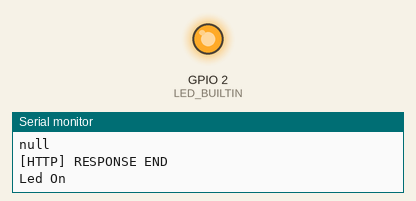
Simulated run of this sketch. Board: ESP8266 (NodeMCU). Shown: output pins drawn as LEDs (lit = HIGH, except the on-board LED, lit = LOW), the last lines printed to the serial monitor. WiFi joins after 1.5 s; servers stay silent unless stated; uploads are accepted with an empty reply; pins used as bus, display or sensor lines are not drawn.

Above: at 7.5 s.
At 28.7 s:
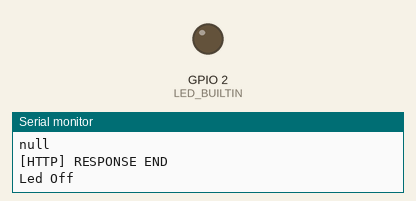
Timing chart, 0 to 30.2 s (numbered marks = the images above):
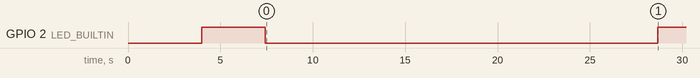

The sketch:

green-garden-pumps-controller.ino
```cpp
#include <ESP8266WiFi.h>
#include <ESP8266HTTPClient.h>
#include <WiFiClientSecure.h>
#include <ArduinoJson.h>


unsigned long currentMillis;

namespace timing
{
  // 1 second
  const long oneSecond = 1000;
  // five seconds
  const long fiveSeconds = oneSecond * 5;
  // seven seconds
  const long sevenSeconds = oneSecond * 7;
  // ten seconds
  const long tenSeconds = oneSecond * 10;
  // fiftenns seconds
  const long fifteenSeconds = oneSecond * 15;
  // twenty seconds
  const long twentySeconds = oneSecond * 20;
  // thirty seconds
  const long thirtySeconds = oneSecond * 30;
  // one minute
  const long oneMinute = oneSecond * 60;
  // one minute
  const long fiveMinutes = oneMinute * 5;
  // one minute
  const long thirtyMinutes = oneMinute * 30;
  // 60 minutes
  const long oneHour = oneMinute * 60;
  // 4 hours
  const long fourHours = oneHour * 4;
  // 6 hours
  const long sixHours = oneHour * 6;
  // 6hours
  const long eightHours = oneHour * 6;
  // 16 hours
  const long sixteenHours = oneHour * 16;
  // 18 hours
  const long eighteenHours = oneHour * 18;
  const long twentyFourHours = oneHour * 24;
  const long twentyThreeHoursFortyFiveMinutes = (oneHour * 24) + (oneMinute * 45);
  const long thirtySixHours = eighteenHours * 2;
  // pump start millis
  unsigned long pumpMillis = 0;

} // namespace timing

#define d0 16
#define d1 5
#define d2 4
#define d3 0
#define d4 2
#define d5 14
#define d6 12
#define d7 13
#define d8 15

namespace config
{
  const char *deviceId = "1";
  const char *ssid = "slowWiFi";
  const char *password = "BrynnVan";
  const char fingerprint[] = "679db33f787f1ea853143b8ce01dd76296774bdd";

  const int pump1 = d7;
  const int pump2 = d6;
  const int led = LED_BUILTIN;

  String hostApi = "https://192.168.86.28:32790/1";

  long pumpOnSeconds = timing::twentySeconds;
  long pumpOffSeconds = timing::twentyFourHours;

  long updateDelay = timing::thirtySeconds;
  long pumpDelay = timing::oneSecond;
  bool pumpStatus = false;
  bool ledStatus = false;

} // namespace config

void setupLed()
{
  pinMode(config::led, OUTPUT);
  ledOff();
}

void ledOn()
{
  digitalWrite(config::led, LOW);
  config::ledStatus = true;
}

void ledOff()
{
  digitalWrite(config::led, HIGH);
  config::ledStatus = false;
}

String pumpStatus(bool status)
{
  if (status)
  {
    return "on";
  }
  return "off";
}


bool shouldWater() {
    // wait for WiFi connection
  if ((WiFi.status() == WL_CONNECTED))
  {
    WiFiClientSecure client; //Declare object of class WiFiClient
    HTTPClient http;

    client.setFingerprint(config::fingerprint);
    Serial.print("[HTTP] begin...\n");
    http.useHTTP10(true);
    // configure traged server and url
    http.begin(client, config::hostApi); //HTTP

    http.addHeader("Content-Type", "application/json");

    Serial.print("[HTTP] GET BEGIN...\n");
    // start connection and send HTTP header and body
    int httpCode = http.GET();
    Serial.printf("[HTTP] GET... code: %d\n", httpCode);
    Serial.print("[HTTP] GET END\n");
    // file found at server
    if (httpCode == HTTP_CODE_OK)
    {
      DynamicJsonDocument resultDoc(2048);
      Serial.print("[HTTP] RESPONSE BEGIN\n");
      deserializeJson(resultDoc, http.getStream());
      String output;
      serializeJson(resultDoc, output);
      Serial.print(output);
      Serial.print("\n");
      Serial.print("[HTTP] RESPONSE END\n");
      http.end();
      return resultDoc["action"].as<bool>();
    }
  }
}

void sendMessage(String eventType, String sensorType, String data, String actionType)
{
  // wait for WiFi connection
  if ((WiFi.status() == WL_CONNECTED))
  {
    DynamicJsonDocument doc(2048);
    doc["status"] = data;

    String json;
    serializeJson(doc, json);

    WiFiClientSecure client; //Declare object of class WiFiClient
    HTTPClient http;

    client.setFingerprint(config::fingerprint);
    Serial.print("[HTTP] begin...\n");
    http.useHTTP10(true);
    // configure traged server and url
    http.begin(client, config::hostApi); //HTTP

    http.addHeader("Content-Type", "application/json");

    Serial.print("[HTTP] POST BEGIN...\n");
    Serial.print(json);
    Serial.print("\n");
    // start connection and send HTTP header and body
    int httpCode = http.POST(json);
    Serial.printf("[HTTP] POST... code: %d\n", httpCode);
    Serial.print("[HTTP] POST END\n");
    // file found at server
    if (httpCode == HTTP_CODE_OK)
    {
      DynamicJsonDocument resultDoc(2048);
      Serial.print("[HTTP] RESPONSE BEGIN\n");
      deserializeJson(resultDoc, http.getStream());
      String output;
      serializeJson(resultDoc, output);
      Serial.print(output);
      Serial.print("\n");
      Serial.print("[HTTP] RESPONSE END\n");
      http.end();
      bool action = resultDoc["action"].as<bool>();
      if (action)
      {
        String sensorType = resultDoc["sensorType"].as<String>();
        Serial.print("Sensor Type: ");
        Serial.print(sensorType);
        Serial.print("\n");
        String actionType = resultDoc["actionType"].as<String>();
        Serial.print("Action Type: ");
        Serial.print(actionType);
        Serial.print("\n");
        if (sensorType == "pump")
        {
          if (actionType == "on")
          {
          }
          if (actionType == "off")
          {
          }
          if (actionType == "pumponseconds")
          {
            int pumpOnSeconds = resultDoc["value"].as<int>() * timing::oneSecond;
            config::pumpOnSeconds = pumpOnSeconds;
            Serial.print("Updating pump on seconds to: ");
            Serial.print(config::pumpOnSeconds);
            Serial.print("\n");
          }
          if (actionType == "pumpoffseconds")
          {
            int pumpOffSeconds = resultDoc["value"].as<int>() * timing::oneSecond;
            config::pumpOffSeconds = pumpOffSeconds;
            Serial.print("Updating pump off seconds to: ");
            Serial.print(config::pumpOffSeconds);
            Serial.print("\n");
          }
        }
      }
    }
    else
    {
      Serial.printf("[HTTP] POST... failed, error: %s\n", http.errorToString(httpCode).c_str());
    }
  }
}
void pumpOn(int pump)
{
  digitalWrite(pump, LOW);
  config::pumpStatus = true;
  sendMessage("update", "pump", "Pump " + String(pump) + " turned on", pumpStatus(pump));
}

void pumpOff(int pump)
{
  digitalWrite(pump, HIGH);
  config::pumpStatus = false;
  sendMessage("update", "pump", "Pump " + String(pump) + " turned off", pumpStatus(pump));
}

void setupPump(int pump)
{
  pinMode(pump, OUTPUT);
  pumpOff(config::pump1);
}

void updatePumpMillis(int pump)
{
  timing::pumpMillis = currentMillis;
}

void checkPump(int pump)
{
  unsigned long pumpMillis = timing::pumpMillis;
  unsigned long pumpOnSeconds = config::pumpOnSeconds;
  unsigned long pumpOffSeconds = config::pumpOffSeconds;

  Serial.print("Pump Status: ");
  Serial.print(pumpStatus(config::pumpStatus));
  Serial.print(" - " + String(currentMillis) + " - " + String(pumpMillis) + " " + String(timing::twentyThreeHoursFortyFiveMinutes));
  Serial.print("\n");
  Serial.print("On Seconds: " + String(pumpOnSeconds) + " Off Seconds: " + String(pumpOffSeconds));
  Serial.print("\n");
  Serial.print(currentMillis - pumpMillis);
  Serial.print("\n");

  // Pump is on
  if (config::pumpStatus)
  {
    Serial.print("Pump is on");
    Serial.print("\n");
    if (currentMillis - pumpMillis >= pumpOnSeconds)
    {
      Serial.print("Pump is turning off");
      Serial.print("\n");
      pumpOff(pump);
      updatePumpMillis(pump);
      return;
    }
    else
    {
      // sendMessage("update", "pump", "Pump " + String(pump) + " is currently on", statusString(pumpStatus(pump)));
    }
  }
  // pump is off
  else if(!config::pumpStatus)
  {
    Serial.print("Pump is off");
    Serial.print("\n");
    if (currentMillis - pumpMillis >= pumpOffSeconds)
    {
      Serial.print("Pump is turning on");
      Serial.print("\n");
      pumpOn(pump);
      updatePumpMillis(pump);
      return;
    }
    else
    {
      // sendMessage("update", "pump", "Pump " + String(pump) + " is currently off", statusString(pumpStatus(pump)));
    }
  }
}

void setup()
{
  Serial.begin(115200);
  WiFi.begin(config::ssid, config::password);

  while (WiFi.status() != WL_CONNECTED)
  {
    delay(1000);
    Serial.println("Connecting...");
  }
  delay(2000);
  timing::pumpMillis = timing::twentyThreeHoursFortyFiveMinutes;
  // timing::pump1Millis = timing::thirtySeconds;
  Serial.println("Initializing..."); //Test the serial monitor
  setupLed();
  setupPump(config::pump1);
  Serial.print("Pump Status: ");
}

void loop()
{
  Serial.print("\n");
  currentMillis = millis();
  checkPump(config::pump1);
  delay(config::pumpDelay);
  if (config::pumpStatus)
  {
    Serial.print("Led On");
    Serial.print("\n");
    ledOn();
    delay(config::pumpDelay);
  }
  else if(!config::pumpStatus)
  {
    Serial.print("Led Off");
    Serial.print("\n");
    ledOff();
    //delay(config::updateDelay);
    delay(config::pumpDelay);
  }
}
```

plug.cpp
```cpp
#include "plug.h"
bool plugStatus = false;

Plug::Plug(int plug)
{
    // Use 'this->' to make the difference between the
    // 'pin' attribute of the class and the
    // local variable 'pin' created from the parameter.
    this->plug = plug;
    init();
}
void Plug::init()
{
    pinMode(plug, OUTPUT);
    // Always try to avoid duplicate code.
    // Instead of writing digitalWrite(pin, LOW) here,
    // call the function off() which already does that
    off();
}
void Plug::on()
{
    digitalWrite(plug, HIGH);
    plugStatus = true;
    Serial.println("plug has been turned on");
}
void Plug::off()
{
    digitalWrite(plug, LOW);
    plugStatus = false;
    Serial.println("plug has been turned off");
}

bool Plug::status()
{
    Serial.print("Plug Status: ");
    Serial.println(plugStatus);
    return plugStatus;
}
```

plug.h
```cpp
#ifndef MY_PLUG_H
#define MY_PLUG_H
#include <Arduino.h>
class Plug
{

private:
    int plug;

public:
    Plug(int pin);
    void init();
    void on();
    void off();
    bool status();
};
#endif
```

Measured:
- by itself, GPIO 2 (LED_BUILTIN): HIGH → LOW at 7.4 s, → HIGH 21.2 s later
